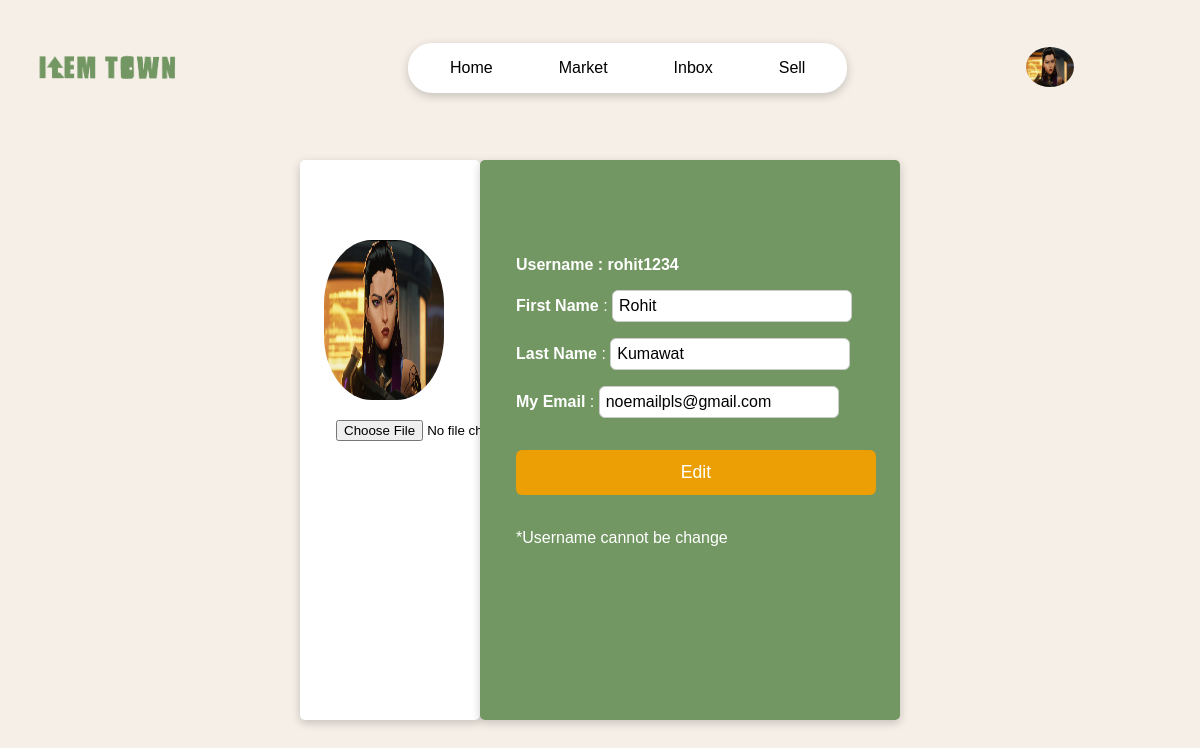
The app's page /user/user-info/ (signed in) with its own data.
### users/models.py (models this page shows, shortened)
class Profile(models.Model):
    user=models.OneToOneField(User,on_delete=models.CASCADE)
    username=models.CharField(max_length=20,null=False,unique=True)
    first_name=models.CharField(max_length=20,null=False)
    last_name=models.CharField(max_length=50,null=False)
    email=models.EmailField()
    id=models.UUIDField(default=uuid.uuid1,primary_key=True)
    pic=models.ImageField(default='user/user.jpg',upload_to='user/')

### users/views.py (the view)
# urls.py: path('user-info/',views.user_profile,name='user_profile'),
@login_required(login_url='login_user')
def user_profile(request):
    profile=request.user.profile
    form =edit_user_form(instance=profile)
    if request.method=='POST':
        form=edit_user_form(request.POST,request.FILES,instance=profile)
        if form.is_valid():
            form.save(commit=False)
            messages.success(request,'Profile Updated')
            return redirect('home')
    context={
        'user_info':profile,
        'form':form,
    }
    return render(request,'users/user_profile.html',context)

### users/forms.py
class edit_user_form(ModelForm):
    pic=ImageField(widget=FileInput)
    class Meta:
        model=Profile
        fields=[
            'first_name',
            'last_name',
            'email',
            'pic'
        ]

### users/templates/users/user_profile.html (shortened to what this page needs)
{% extends 'page/nav.html'%}
{% load static %}
{%block css%}
    <link rel="stylesheet" href="{% static 'style/user_profile.css' %}">
{%endblock%}
{%block body%}
    <form method="POST" enctype="multipart/form-data">
    <div class="main-box">
        <div class="img-box">
            <img src="{{user_info.pic.url}}" class="img">
            <p class="img-button">{{ form.pic}}</p>
        </div>
        <div class="container">
            <div class="user-info">
            <p><b>Username :  {{user_info.username}}</p></b>
                <p><b>First Name</b> : {{form.first_name}}</p>
                <p><b>Last Name</b>  : {{form.last_name}}</p>
                <p> <b>My  Email </b>: {{form.email}}</p>
               <input type="submit" value="Edit">
            </form>
            <br><br><p>*Username cannot be change</p>
{%endblock%}

### page/templates/page/nav.html (shortened to what this page needs)
<!DOCTYPE html>
<head>
{% load static %}
<link rel="stylesheet" href="{% static 'style/nav.css'%}">
{%block css%}
{%endblock%}
</head>
<body>
    <nav class="navbar">
        <img src="{%static 'img/default/logo.png'%}" class="logo">
        <div class="nav-items">
            <a href="{% url 'home'%}">Home</a>
            <a href="{% url 'market'%}">Market</a>
            <a href="{%url 'inbox'%}">Inbox</a>
            <a href="{%url 'upload_product'%}">Sell</a>
        </div>
        {%if request.user.is_authenticated%}
        <div class="dropdown">
            <button class="dropbtn"><img src="{{request.user.profile.pic.url }}" class="profile-pic"></button>
          </div>
        {%else%}
        <a href="{%url 'login_user'%}" class="login-button">Login</a>
        {%endif%}
    </nav>
{%block body%}
{%endblock%}
</body>
</body>

### static/style/nav.css (style rules this page uses)
body { margin: 0; font-family: Arial, sans-serif; background-color: #F5EFE7; }
.navbar { display: flex; align-items: center; padding: 1vh 2vw; height: 8vh; background-color: transparent; margin-bottom: 10vh; position: relative; }
.logo { margin-top: 7vh; position: absolute; left: 3vw; width: 12vw; }
.navbar .nav-items { margin-top: 7vh; margin-left: 32vw; background-color: white; display: flex; gap: 1.5vw; border-radius: 2vw; box-shadow: 0 3px 10px rgb(0 0 0 / 0.2); padding: 1.5vh 1.5vw; }
.navbar .nav-items a { text-decoration: none; color: black; padding: 0.5vh 2vw; border-radius: 1vw; font-size: 2vh; transition: background-color 0.3s; }
.dropdown { position: relative; margin-left: auto; margin-top: 7vh; margin-right: 8vw; }
.dropbtn { background-color: transparent; border: none; cursor: pointer; }
.profile-pic { width: 6vh; height: 5vh; border-radius: 50%; }

### static/style/user_profile.css (style rules this page uses)
body { background-color: #F5EFE7; }
.logo { position: absolute; left: 3vw; width: 12vw; }
.main-box { margin-top: 7vh; display: flex; align-items: center; justify-content: center; }
.img-box { width:15vw; height: 70vh; background-color: white; border-radius: 5px; box-shadow: 0 3px 10px rgb(0 0 0 / 0.2); }
.img { height: 20vh; width: 10vw; border-radius: 40%; margin-left: 2vw; margin-top: 10vh; align-items: center; justify-content: center; }
.img-button { margin-left: 3vw; }
.container { box-shadow: 0 3px 10px rgb(0 0 0 / 0.2); width:35vw; height: 70vh; color: white; border-radius: 5px; background-color:#729762 ; }
.user-info { margin-top: 12vh; margin-left: 3vw; }
input[type="text"], input[type="email"] { width: 20vw; padding:0.5vw; border: 1px solid #cccccc; border-radius: 6px; box-sizing: border-box; font-size: 1rem; }
input[type="submit"] { margin-top: 2vh; width:30vw; padding: 1vw; border: none; border-radius: 6px; background: #eb9f05; color: white; font-size: 1.1rem; cursor: pointer; transition: background-color 0.3s ease; }

### records on screen
Profile: pic (picture), username "rohit1234", first_name "Rohit", last_name "Kumawat", email "noemailpls@gmail.com"
